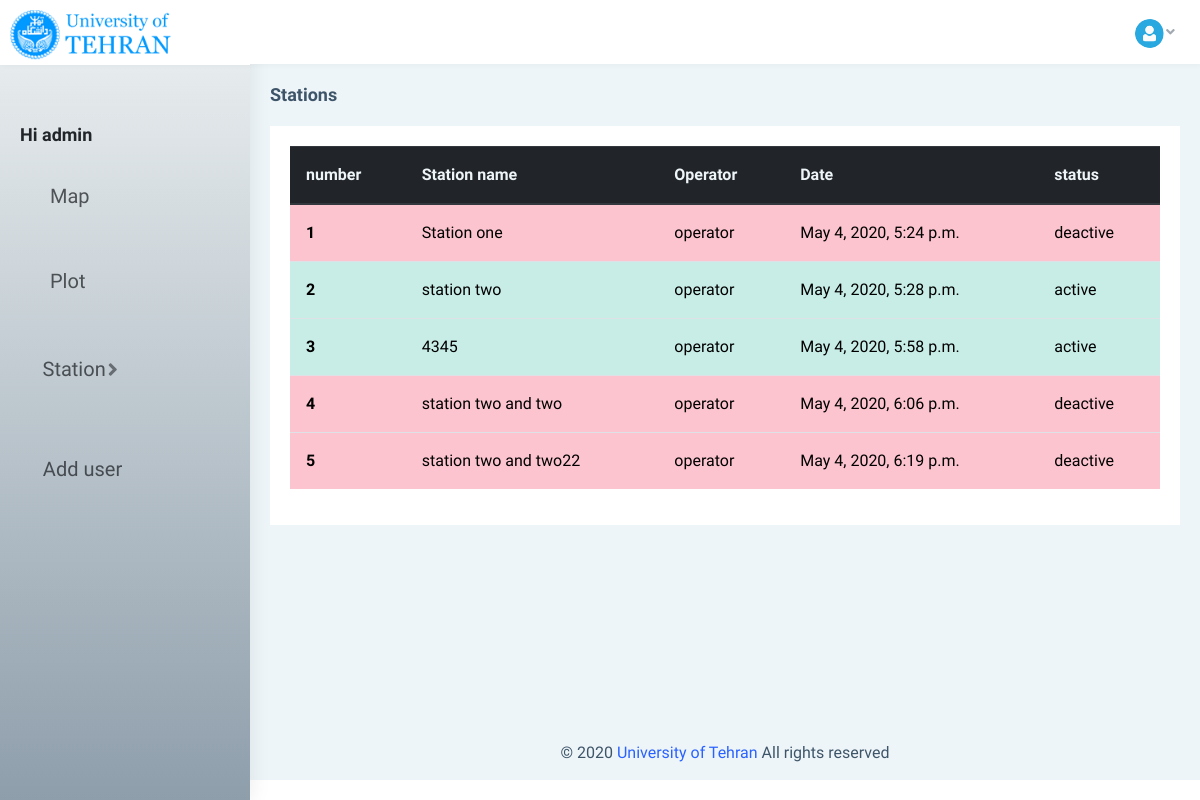
/stations/ (signed in), run on the app's committed database.
### users/models.py (models this page shows)
class CustomUser(AbstractUser):
    phone_number = models.PositiveIntegerField(null=True, blank=True, unique=True)
    email = models.EmailField(unique=True)
    email_confirmed = models.BooleanField(default=False)
    UsersTypes = (
        ('is_user', 'user'),
        ('is_operator', 'operator'),
        ('is_admin', 'admin'),
    )
    userType = models.CharField(max_length= 20, choices = UsersTypes, default='is_user')

### stations/models.py (models this page shows, shortened)
class Setup(models.Model):
	operator_name = models.CharField(max_length=150)
	station_name = models.CharField(max_length=150, unique=True)
	address = models.CharField(max_length=255, blank=False)
	description = models.TextField(blank=False)
	date = models.DateTimeField(auto_now_add=True)
	status = models.BooleanField(default=False)
	def get_absolute_url(self):
		return reverse('station_detail', args=[str(self.id)])

### stations/views.py (the view)
# urls.py: path('', station_list, name="station_list"),
@login_required(login_url='signpage')
def station_list(request):
	obj = request.user
	if obj.userType == 'is_user':
		raise PermissionDenied
	elif request.method == "GET":
		station_list = Setup.objects.all()
		return render(request, 'station_list.html', {'station_list':station_list})

### stations/templates/station_list.html (shortened to what this page needs)
{% extends "base.html" %} {% load static %} {% load crispy_forms_tags %}
{% block pageName %} Stations{% endblock %}
{% block content %}
<table class="table table-hover" id="station-table-list">
  <thead class="thead-dark">
    <tr>
      <th scope="col">number</th>
      <th scope="col">Station name</th>
      <th scope="col">Operator</th>
      <th scope="col">Date</th>
      <th scope="col">status</th>
    </tr>
  </thead>
  <tbody>
	{% for station in station_list %}
		{% if station.status == True %}
		    <tr class="table-success">
		      <th scope="row"><a href="{{ station.get_absolute_url }}">{{ forloop.counter }}</a></th>
		      <td><a href="{{ station.get_absolute_url }}">{{ station.station_name}}</a></td>
		      <td><a href="{{ station.get_absolute_url }}">{{station.operator_name}}</a></td>
		      <td><a href="{{ station.get_absolute_url }}">{{station.date}}</a></td>
		      <td><a href="{{ station.get_absolute_url }}">active</a></td>
		    </tr>
		{% else %}
			<tr class="table-danger">
		      <th scope="row"><a href="{{ station.get_absolute_url }}">{{ forloop.counter }}</a></th>
		      <td><a href="{{ station.get_absolute_url }}">{{ station.station_name}}</a></td>
		      <td><a href="{{ station.get_absolute_url }}">{{station.operator_name}}</a></td>
		      <td><a href="{{ station.get_absolute_url }}">{{station.date}}</a></td>
		      <td><a href="{{ station.get_absolute_url }}">deactive</a></td>
		    </tr>
		{% endif %}
    {% endfor %}
  </tbody>
</table>
{% endblock %}

### templates/base.html (shortened to what this page needs)
{% load static %}
<!DOCTYPE html>
<html>
<head>
    <link href="{% static 'dist/css/style.min.css' %}" rel="stylesheet">
    <link href="{% static 'dist/css/stations.css' %}" rel="stylesheet">
</head>
<body>
    <div id="main-wrapper" data-layout="vertical" data-navbarbg="skin5" data-sidebartype="full" data-sidebar-position="absolute" data-header-position="absolute" data-boxed-layout="full">
        <header class="topbar" data-navbarbg="skin5">
            <nav class="navbar top-navbar navbar-expand-md navbar-dark">
                <div class="navbar-header" data-logobg="skin5">
                    <a class="navbar-brand" href="https://ut.ac.ir" target="_blank">
                        <b class="logo-icon">
                                    <img src="{% static 'assets/images/logo.png' %}" alt="homepage" class="light-logo" />
                                </b>
                    </a>
                </div>
                <div class="navbar-collapse collapse" id="navbarSupportedContent" data-navbarbg="skin5">
                    <ul class="navbar-nav float-right">
                        <li class="nav-item dropdown">
                            <a class="nav-link dropdown-toggle text-muted waves-effect waves-dark pro-pic" href="" data-toggle="dropdown" aria-haspopup="true" aria-expanded="false"><img src="{% static 'assets/images/users/1.jpg' %}" alt="user" class="rounded-circle" width="31"><i class="fa fa-angle-down"> </i></a>
                        </li>
                    </ul>
                </div>
            </nav>
        </header>
        <aside class="left-sidebar" data-sidebarbg="skin6">
            <div class="scroll-sidebar">
                <nav class="sidebar-nav">
                    <ul id="sidebarnav">
                        <li>
                            <div class="user-profile d-flex no-block dropdown m-t-20">
                                <div class="user-content hide-menu m-l-10">
                                    <div class="main">
                                    </div>
                                    <h4 class="m-b-0 user-name font-medium"> Hi {{ request.user.username }} </h4>
                                </div>
                            </div>
                        </li>
                        <div class="User-profile-custom">
                            <li class="sidebar-item"> <a class="sidebar-link waves-effect waves-dark sidebar-link" href="{% url 'map' %}" aria-expanded="false"><i class="mdi mdi-map"></i><span class="hide-menu">Map</span></a></li>
                            <li class="sidebar-item"> <a class="sidebar-link waves-effect waves-dark sidebar-link" href="{% url 'plot' %}" aria-expanded="false"><i class="mdi mdi-chart-line"></i><span class="hide-menu">Plot</span></a></li>
                            {% if request.user.userType == 'is_admin' %}
                                <div class="sidebar-menu-Admins">
                                    <ul id="sidebarnav">
                                        <li class="sidebar-dropdown-Admins">
                                                <a class="sidebar-link waves-effect waves-dark sidebar-link" href="#">
                                                    <i class="mdi mdi-raspberrypi"></i>
                                                    <span class="hide-menu" style="color: #212529">Station</span>
                                                </a>
                                        </li>
                                    </ul>
                                </div>
                                <div class="left-sidebar-add-user">
                                    <ul>
                                        <li>
                                            <a href="{% url 'signup' request.user.pk %}" aria-expanded="false"><i class="mdi mdi-account-plus"></i>
                                                <span class="hide-menu">Add user</span>
                                            </a>
                                        </li>
                                    </ul>
                                </div>
                            {% endif %}
                        </div>
                    </ul>
                </nav>
            </div>
        </aside>
        <div class="page-wrapper">
            <div class="page-breadcrumb">
                <div class="row align-items-center">
                    <div class="col-5">
                        <h4 class="page-title">{% block pageName %}{% endblock %}</h4>
                    </div>
                </div>
            </div>
            <div class="container-fluid" id="tabel-mobile-style">
                <div class="row">
                    <div class="col-12">
                        <div class="card">
                            <div class="card-body">
                                {% block content %}{% endblock %}
                            </div>
                        </div>
                    </div>
                </div>
            </div>
            <footer class="footer text-center">
                © 2020 <a href="https://ut.ac.ir" target="_blank">University of Tehran</a> All rights reserved
            </footer>
        </div>
    </div>
</body>
</html>

### data on the page
CustomUser: user.username "admin"
Setup: station_name "Station one", operator_name "operator", date "May 4, 2020, 5:24 p.m."
Setup: station_name "station two", operator_name "operator", date "May 4, 2020, 5:28 p.m."
Setup: station_name "4345", operator_name "operator", date "May 4, 2020, 5:58 p.m."
Setup: station_name "station two and two", operator_name "operator", date "May 4, 2020, 6:06 p.m."
Setup: station_name "station two and two22", operator_name "operator", date "May 4, 2020, 6:19 p.m."
